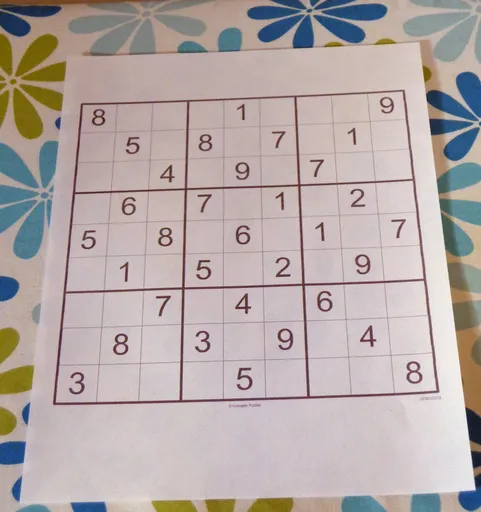
#> input picture src/images/image.png, 481 x 512 px
$ python preprocess.py
#> lines starting #> are read from the running program, lines starting #| are printed output that depends on the picture; after the words box and inside, x2 and y2 are one past the last pixel; in counts of white or black regions, pixels touching at a corner belong together
import cv2
import numpy as np


IMAGE_DIM = 720

def preprocess_image(image_path: str) -> np.ndarray:

  img = cv2.imread(image_path)
  img = cv2.resize(img, (IMAGE_DIM, IMAGE_DIM))

  img_gray = cv2.cvtColor(img, cv2.COLOR_BGR2GRAY)
  img_blurred = cv2.GaussianBlur(img_gray, (5, 5), 1)
  img_thresh = cv2.adaptiveThreshold(
      img_blurred, 255, cv2.ADAPTIVE_THRESH_GAUSSIAN_C,
      cv2.THRESH_BINARY_INV, 11, 2
  )

  return img_thresh, img


def find_biggest_contour(image_thresh: np.ndarray) -> np.ndarray:

    contours, h = cv2.findContours(image_thresh, cv2.RETR_EXTERNAL, cv2.CHAIN_APPROX_SIMPLE)

    biggest = None
    max_area = 0
    for contour in contours:
        area = cv2.contourArea(contour)
        if area > 100:
            perimeter = cv2.arcLength(contour, True)
            approx = cv2.approxPolyDP(contour, 0.02 * perimeter, True)
            if area > max_area and len(approx) == 4:
                biggest = approx
                max_area = area
    return np.array(biggest)


def sort_points(points: np.ndarray) -> np.ndarray:

    points = points.reshape((4, 2))
    sorted_points = np.zeros((4, 1, 2), dtype=np.int32)

    add = points.sum(1)
    sorted_points[0] = points[np.argmin(add)]
    sorted_points[3] =points[np.argmax(add)]

    diff = np.diff(points, axis=1)
    sorted_points[1] =points[np.argmin(diff)]
    sorted_points[2] = points[np.argmax(diff)]

    return sorted_points


def slice_image(img):

	boxes = []
	for i in range(9):
		left = i* 80
		right = i*80 + 80
		for j in range(9):
			top = j*80
			bottom = j*80 + 80

			boxes.append(img[left+2:right-2,top+2:bottom-2])

	return boxes


def prepare_image(image_path: str) -> np.ndarray:

  img_thresh, img = preprocess_image(image_path)
#> in preprocess_image, img is the input picture: shape (512, 481, 3); mean B, G, R 167.8, 169.7, 180.9
#> in preprocess_image, `img = cv2.resize(img, (IMAGE_DIM, IMAGE_DIM))`:
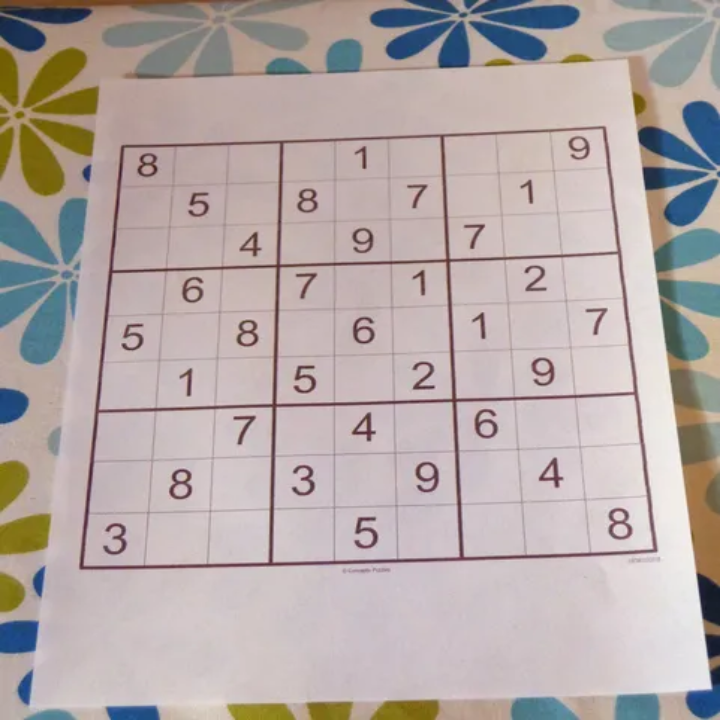
#> img: shape (720, 720, 3); mean B, G, R 167.8, 169.6, 180.8
#> in preprocess_image, `img_gray = cv2.cvtColor(img, cv2.COLOR_BGR2GRAY)`:
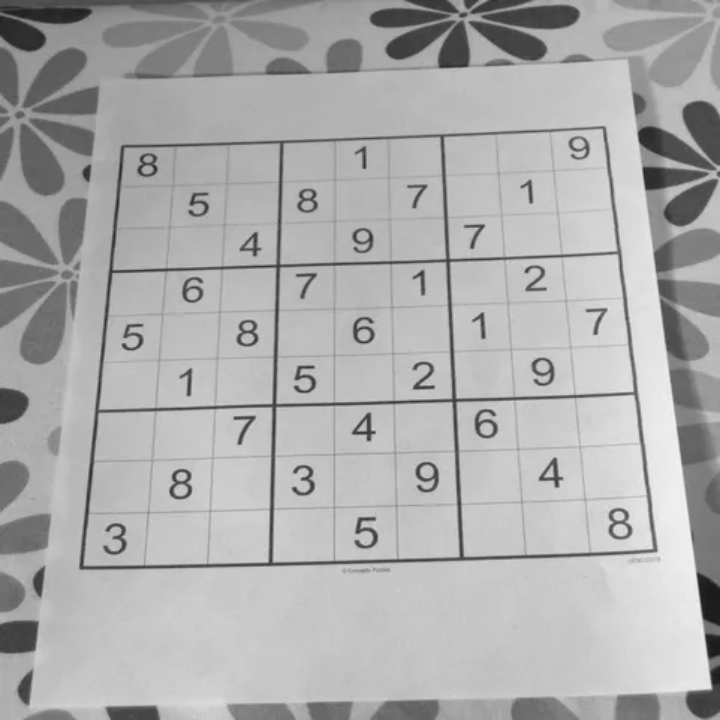
#> img_gray: shape (720, 720); min 23, max 245, mean 172.7
#> in preprocess_image, `img_thresh = cv2.adaptiveThreshold( img_blurred, 255, cv2.ADAPTIVE_THR..`:
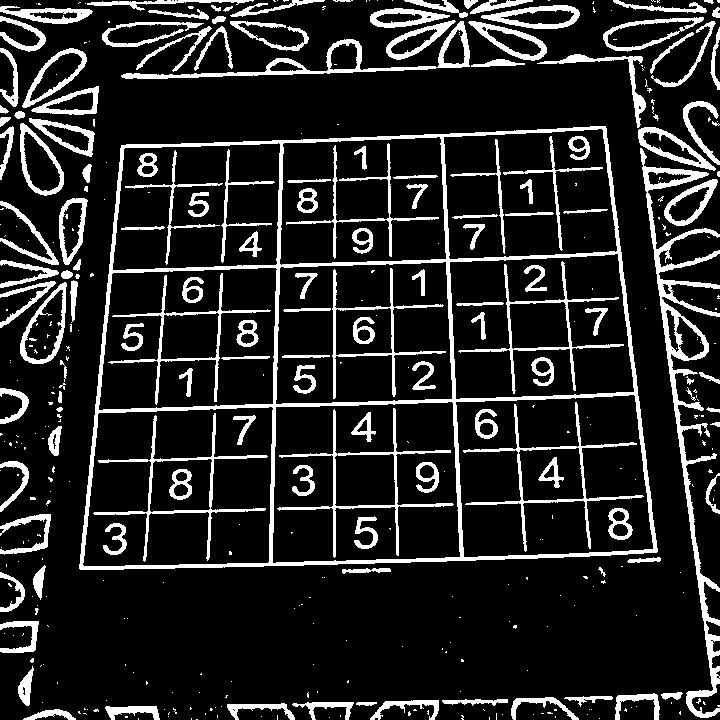
#> img_thresh: shape (720, 720); 14.6% white; 411 white regions (271 under 20 px)


  biggest_contour = find_biggest_contour(img_thresh)
#> in find_biggest_contour, `contours, h = cv2.findContours(image_thresh, cv2.RETR_EXTERNAL, cv2.CH..`: contours = 309 contours, 233 with area under 20; largest, box (x1, y1, x2, y2) and area: (79, 126, 658, 570) 226131, (640, 148, 720, 718) 6312, (121, 21, 470, 79) 3183, (20, 282, 67, 364) 2267, (20, 123, 64, 196) 1954; h = 309 rows, first 6: [1, -1, -1, -1], [2, 0, -1, -1], [3, 1, -1, -1], [4, 2, -1, -1], [5, 3, -1, -1], [6, 4, -1, -1]
#> the loop in find_biggest_contour, `for contour in contours:` made 309 passes
#> (area, perimeter, biggest, max_area) on passes 124, 127, 202, 232: (128.5, 111.4, [[390, 569], [342, 569], [342, 572], [379, 572]], 128.5), (204, 77.94, [[44, 565], [33, 578], [34, 588], [40, 599]], 204), (397.5, 272.8, [[55, 282], [0, 294], [47, 286], [0, 327]], 397.5), (226131, 1968, [[605, 126], [121, 145], [79, 568], [656, 552]], 226131)
#> (area, perimeter, approx) on passes 56, 207, 239, 249, 254: (188.5, 151.5, [[442, 700], [472, 705], [507, 702]]), (374, 245.3, [[0, 287], [58, 272], [1, 260], [47, 273]]), (1161.5, 176.6, [[29, 118], [55, 141], [91, 156], [92, 131]]), (1070, 172.9, [[98, 86], [31, 110], [95, 113]]), (176, 113, [[471, 66], [524, 63], [496, 59]])
#> after the loop in find_biggest_contour, `for contour in contours:`: max_area = 226131
#> biggest_contour = [[605, 126], [121, 145], [79, 568], [656, 552]]
  biggest_contour = sort_points(biggest_contour)
#> in sort_points, `add = points.sum(1)`: add = [731, 266, 647, 1208]
#> in sort_points, `diff = np.diff(points, axis=1)`: diff = [-479, 24, 489, -104]
#> biggest_contour = [[121, 145], [605, 126], [79, 568], [656, 552]]

  src = np.float32(biggest_contour)
#> src = [[121, 145], [605, 126], [79, 568], [656, 552]]
  dst = np.float32([[0, 0],[IMAGE_DIM, 0], [0, IMAGE_DIM],[IMAGE_DIM, IMAGE_DIM]])
  matrix = cv2.getPerspectiveTransform(src, dst)
#> matrix = [[1.63, 0.162, -220.6], [0.086, 2.19, -328.1], [4.87e-05, 0.00049, 1]]
  img_warped = cv2.warpPerspective(img, matrix, (IMAGE_DIM, IMAGE_DIM))
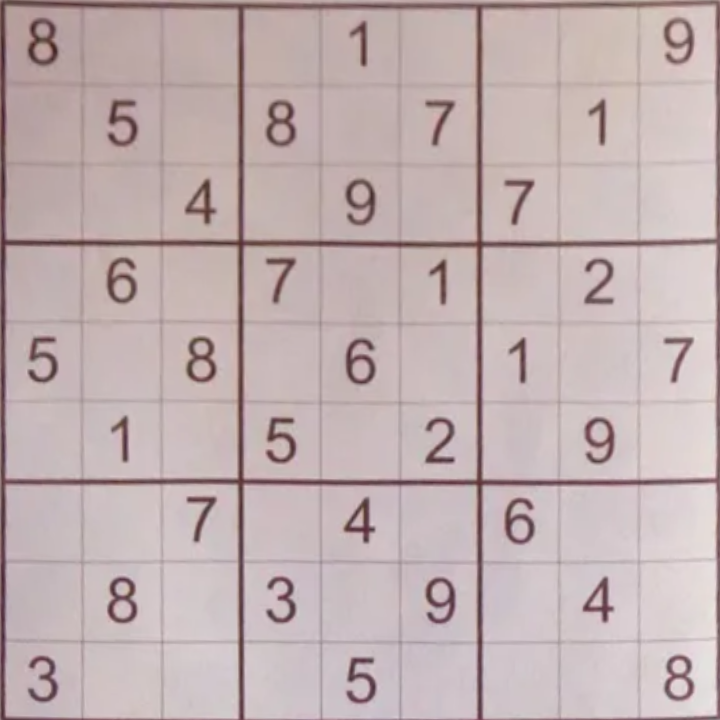
#> img_warped: shape (720, 720, 3); mean B, G, R 177.6, 176.9, 193.6
  img_warped = cv2.cvtColor(img_warped, cv2.COLOR_BGR2GRAY)
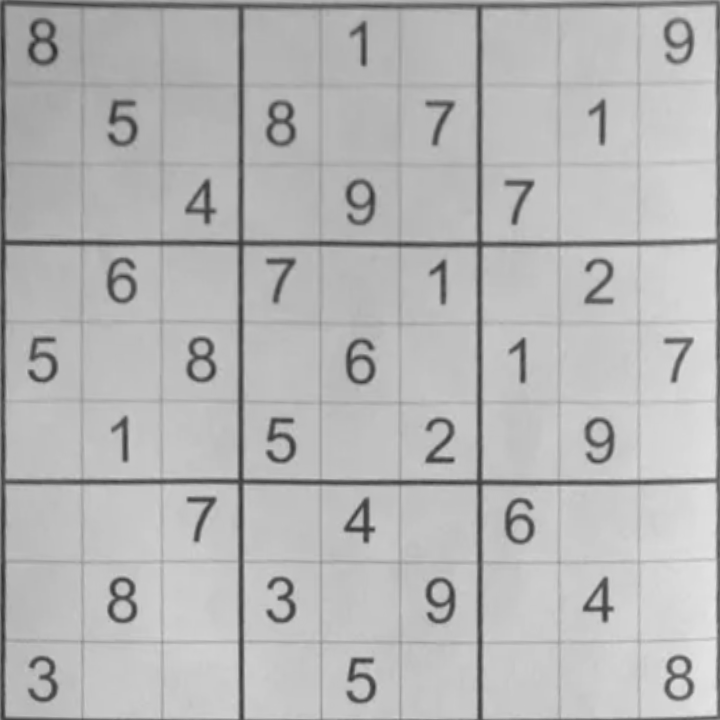
#> img_warped: shape (720, 720); min 44, max 231, mean 181.9

  boxes = slice_image(img_warped)
#> after the loop in slice_image, `for i in range(9):`: boxes = 81 items
#> boxes = 81 items
  print(len(boxes))
#| 81

  # image = cv2.drawContours(img, biggest_contour, -1, (0, 255, 0), 15)
  cv2.imshow('Warped Image', boxes[0])
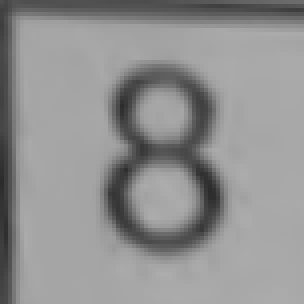
#> window 'Warped Image': shape (76, 76) (shown 4 times larger); min 44, max 173, mean 144.9
  cv2.waitKey()


if __name__ == "__main__":
  prepare_image('images/image.png')
